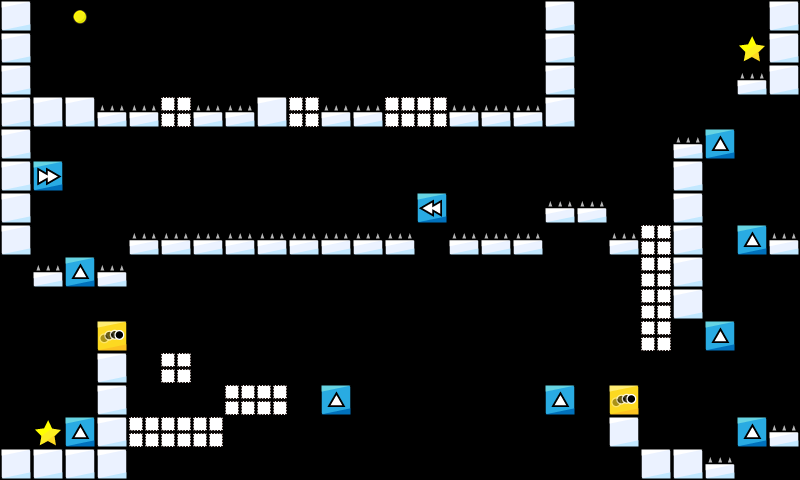

This is a level from a 2D game, rendered from its Tiled map with the project's own tilesets. A one-line summary and the map file follow, with tile-layer data summarised:
An orthogonal 25x15 tile map with 32x32 px tiles, 1 tile layer (map).

<map version="1.2" tiledversion="1.2.4" orientation="orthogonal" renderorder="right-down" width="25" height="15" tilewidth="32" tileheight="32" infinite="0" nextlayerid="2" nextobjectid="1">
 <properties>
  <property name="ad" value="false" />
 </properties>
 <tileset firstgid="1" name="map_tiles" tilewidth="32" tileheight="32" tilecount="225" columns="15">
  <image source="../../img/map_tiles.png" width="480" height="480" />
 </tileset>
 <layer id="1" name="map" width="25" height="15">
  <data>[375 cells, 93 non-empty, 9 distinct tile ids]</data>
 </layer>
</map>
